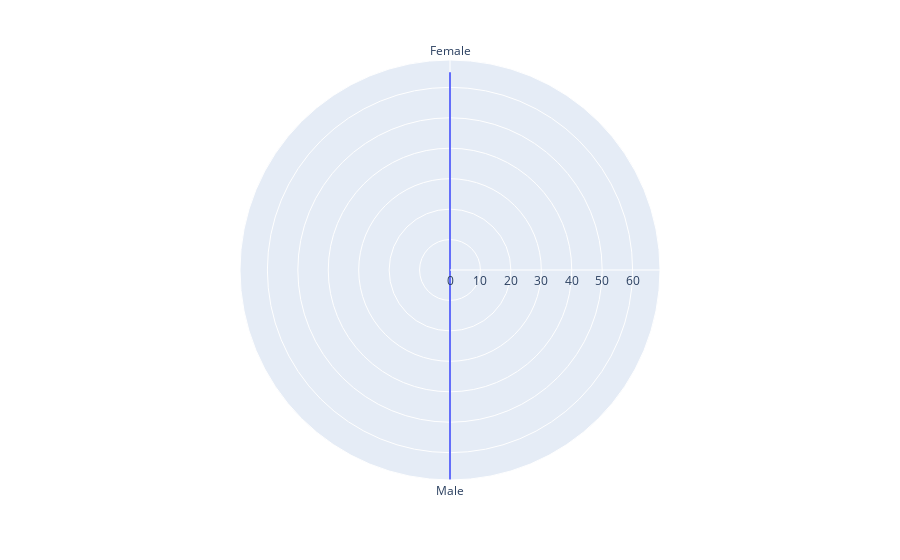

Write notebook code for a chart like this one.
### Markdown cell above
Radar Chart:
Below shows that both female & male falls under all age group.

### Code cell
fig = px.line_polar(df, r='Age', theta='Gender', line_close=True)
#fig.update_traces(fill='toself')
fig.update_traces(fill='tonext')
fig.show()

### Figure 1 — Plotly figure (JSON) as saved in the notebook; plotly's stock layout.template omitted (floating-point values rounded to 4 significant figures; data arrays with more than 128 entries replaced by an {"elided": "..."} marker saying what was removed)
{"data": [{"fill": "tonext", "hovertemplate": "Age=%{r}<br>Gender=%{theta}<extra></extra>", "legendgroup": "", "line": {"color": "#636efa", "dash": "solid"}, "marker": {"symbol": "circle"}, "mode": "lines", "name": "", "r": {"elided": "453 int values"}, "showlegend": false, "subplot": "polar", "theta": {"elided": "453 str values"}, "type": "scatterpolar"}], "layout": {"legend": {"tracegroupgap": 0}, "margin": {"t": 60}, "polar": {"angularaxis": {"direction": "clockwise", "rotation": 90}, "domain": {"x": [0, 1], "y": [0, 1]}}}}
